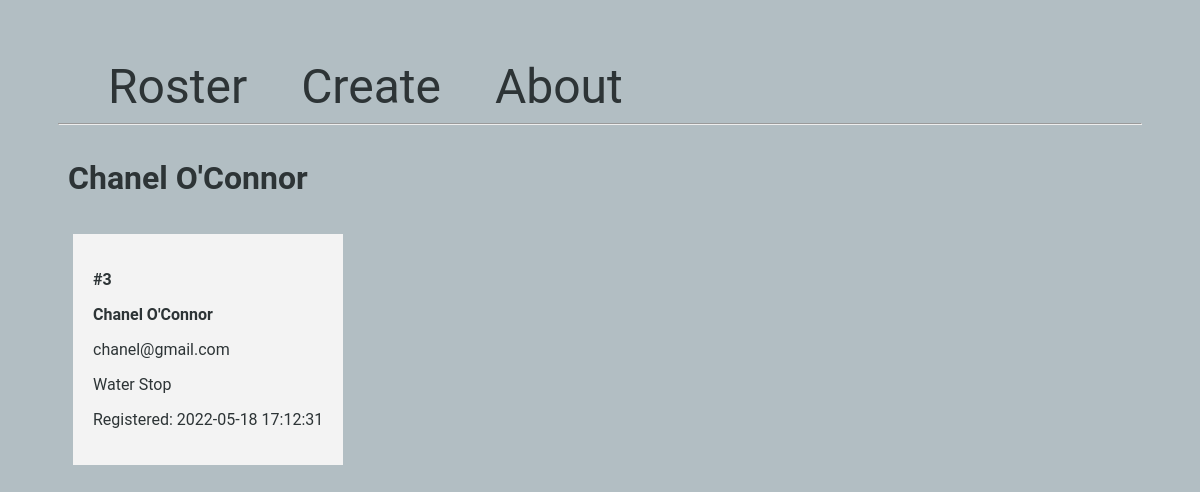
Screenshot of /3/ with the database file from the repository.
### app.py (models this page shows, shortened)
class Volunteer(db.Model):
    id = db.Column(db.Integer, primary_key=True)
    firstname = db.Column(db.String(100), nullable=False)
    lastname = db.Column(db.String(100), nullable=False)
    email = db.Column(db.String(80), unique=True, nullable=False)
    job = db.Column(db.String(100), nullable=False)
    created_at = db.Column(db.DateTime(timezone=True),
                           server_default=func.now())

### app.py (the view)
@app.route('/<int:volunteer_id>/')
def volunteer(volunteer_id):
    volunteer = Volunteer.query.get_or_404(volunteer_id)
    return render_template('volunteer.html', volunteer=volunteer)

### templates/volunteer.html
{% extends 'base.html' %} {% block content %}
<span class="title">
  <h1>
    {% block title %} {{ volunteer.firstname }} {{ volunteer.lastname }}{%
    endblock %}
  </h1>
</span>
<div class="content">
  <div class="volunteer">
    <p><b>#{{ volunteer.id }}</b></p>
    <b>
      <p class="name">{{ volunteer.firstname }} {{ volunteer.lastname }}</p>
    </b>
    <p>{{ volunteer.email }}</p>
    <p>{{ volunteer.job }}</p>
    <p>Registered: {{ volunteer.created_at }}</p>
  </div>
</div>
{% endblock %}

### templates/base.html (style rules this page uses)
.title { margin: 5px; }
body { background-color: #b2bec3; font-family: "Roboto", sans-serif; color: #2d3436; padding: 50px; }
.content { margin: 5px; width: 100%; display: flex; flex-direction: row; flex-wrap: wrap; }
.volunteer { padding: 20px; margin: 5px; background-color: #f3f3f3; inline-size: auto; }

### rows the page displays
Volunteer: firstname "Chanel", lastname "O'Connor", id "3", email "chanel@gmail.com", job "Water Stop", created_at "2022-05-18 17:12:31"
